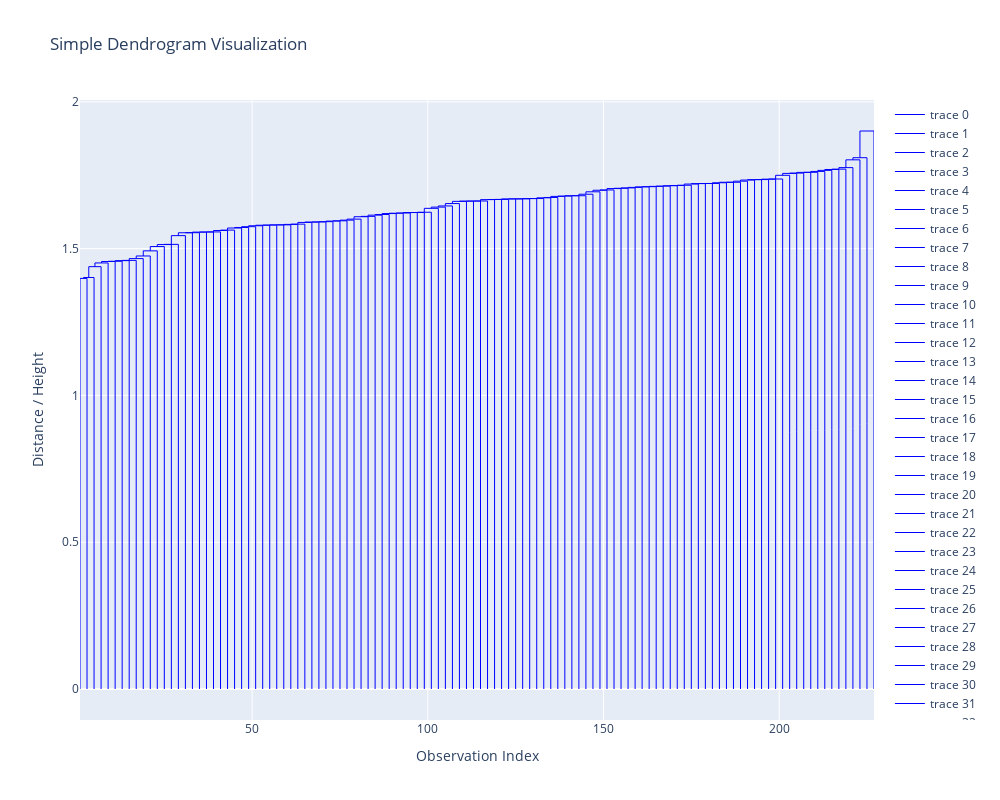

Write notebook code for a chart like this one.
### Markdown cell above
### strahler

### Code cell
_Z, node_id_map = filter_linkage_matrix_by_strahler(Z, S_min=4, N_leaves=len(_get_leaves(clusterer._raw_tree)))
segments = get_dendrogram_segments2(_Z[:, [0, 1, 3, 4]])
fig = plot_dendrogram_plotly(segments).show()
